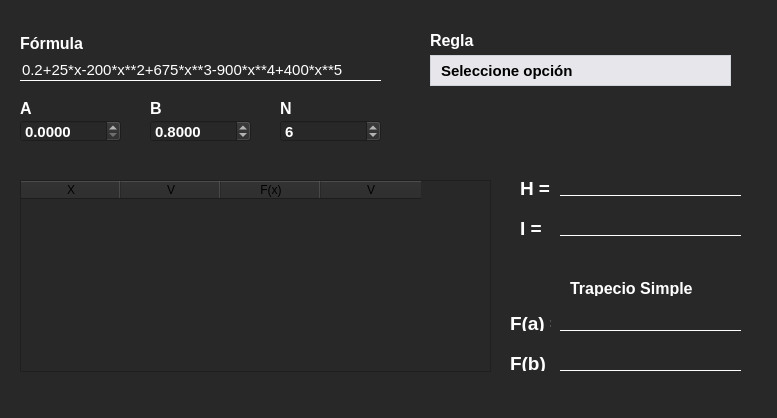
<?xml version="1.0" encoding="UTF-8"?>
<ui version="4.0">
 <class>MainWindow</class>
 <widget class="QMainWindow" name="MainWindow">
  <property name="geometry">
   <rect>
    <x>0</x>
    <y>0</y>
    <width>777</width>
    <height>418</height>
   </rect>
  </property>
  <property name="windowTitle">
   <string>Tarea</string>
  </property>
  <property name="styleSheet">
   <string notr="true">background-color: rgb(40, 40, 40);</string>
  </property>
  <widget class="QWidget" name="centralwidget">
   <widget class="QLabel" name="label_8">
    <property name="geometry">
     <rect>
      <x>150</x>
      <y>100</y>
      <width>81</width>
      <height>16</height>
     </rect>
    </property>
    <property name="font">
     <font>
      <family>Arial</family>
      <pointsize>12</pointsize>
      <weight>75</weight>
      <bold>true</bold>
     </font>
    </property>
    <property name="styleSheet">
     <string notr="true">color: rgb(255, 255, 255);</string>
    </property>
    <property name="text">
     <string>B</string>
    </property>
   </widget>
   <widget class="QComboBox" name="cbxTipoRegla">
    <property name="geometry">
     <rect>
      <x>430</x>
      <y>55</y>
      <width>301</width>
      <height>31</height>
     </rect>
    </property>
    <property name="font">
     <font>
      <family>Arial</family>
      <pointsize>11</pointsize>
      <weight>75</weight>
      <bold>true</bold>
     </font>
    </property>
    <property name="styleSheet">
     <string notr="true">QComboBox{
background-color: rgb(231, 230, 234); 
border: 1px solid #ced4da;
padding-left:10px;
}

QComboBox::drop-down
{
border:0;
}
QComboBox:on
{
border: 4px solid #c2dbfe;
}

QComboBox QListView{
font-size:12px;
border: 1px solid rgba(0,0,0,10%);
padding: 5px;
background-color: #fff;
outline:0px;
}

QComboBox QListView::item{
	padding-left: 10px;
	background-color: #fff;
}

QComboBox QListView::item:hover{
		background-color: #1e90ff;
}

QComboBox QListView::item:selected{
		background-color: #1e90ff;
}

</string>
    </property>
    <item>
     <property name="text">
      <string>Seleccione opción</string>
     </property>
    </item>
    <item>
     <property name="text">
      <string>Trapecio Simple</string>
     </property>
    </item>
    <item>
     <property name="text">
      <string>Trapecio Múltiple</string>
     </property>
    </item>
    <item>
     <property name="text">
      <string>Simpson 1/3</string>
     </property>
    </item>
    <item>
     <property name="text">
      <string>Simpson 1/3 múltiple</string>
     </property>
    </item>
    <item>
     <property name="text">
      <string>Simpson 3/8</string>
     </property>
    </item>
   </widget>
   <widget class="QLabel" name="label_9">
    <property name="geometry">
     <rect>
      <x>280</x>
      <y>100</y>
      <width>81</width>
      <height>16</height>
     </rect>
    </property>
    <property name="font">
     <font>
      <family>Arial</family>
      <pointsize>12</pointsize>
      <weight>75</weight>
      <bold>true</bold>
     </font>
    </property>
    <property name="styleSheet">
     <string notr="true">color: rgb(255, 255, 255);</string>
    </property>
    <property name="text">
     <string>N</string>
    </property>
   </widget>
   <widget class="QDoubleSpinBox" name="spinB">
    <property name="geometry">
     <rect>
      <x>150</x>
      <y>120</y>
      <width>101</width>
      <height>22</height>
     </rect>
    </property>
    <property name="font">
     <font>
      <pointsize>11</pointsize>
      <weight>75</weight>
      <bold>true</bold>
     </font>
    </property>
    <property name="styleSheet">
     <string notr="true">color: rgb(255, 255, 255);</string>
    </property>
    <property name="decimals">
     <number>4</number>
    </property>
    <property name="value">
     <double>0.800000000000000</double>
    </property>
   </widget>
   <widget class="QDoubleSpinBox" name="spinA">
    <property name="geometry">
     <rect>
      <x>20</x>
      <y>120</y>
      <width>101</width>
      <height>22</height>
     </rect>
    </property>
    <property name="font">
     <font>
      <pointsize>11</pointsize>
      <weight>75</weight>
      <bold>true</bold>
     </font>
    </property>
    <property name="styleSheet">
     <string notr="true">color: rgb(255, 255, 255);</string>
    </property>
    <property name="decimals">
     <number>4</number>
    </property>
   </widget>
   <widget class="QLabel" name="label_24">
    <property name="geometry">
     <rect>
      <x>430</x>
      <y>30</y>
      <width>81</width>
      <height>21</height>
     </rect>
    </property>
    <property name="font">
     <font>
      <family>Arial</family>
      <pointsize>12</pointsize>
      <weight>75</weight>
      <bold>true</bold>
     </font>
    </property>
    <property name="styleSheet">
     <string notr="true">color: rgb(255, 255, 255);</string>
    </property>
    <property name="text">
     <string>Regla</string>
    </property>
   </widget>
   <widget class="QLineEdit" name="txtH">
    <property name="enabled">
     <bool>false</bool>
    </property>
    <property name="geometry">
     <rect>
      <x>560</x>
      <y>175</y>
      <width>181</width>
      <height>21</height>
     </rect>
    </property>
    <property name="font">
     <font>
      <pointsize>11</pointsize>
     </font>
    </property>
    <property name="styleSheet">
     <string notr="true">QLineEdit{
background:transparent;
border:none;
border-bottom:1px solid white;
color: rgb(255, 255, 255);
}
</string>
    </property>
    <property name="text">
     <string/>
    </property>
    <property name="alignment">
     <set>Qt::AlignBottom|Qt::AlignLeading|Qt::AlignLeft</set>
    </property>
    <property name="placeholderText">
     <string/>
    </property>
   </widget>
   <widget class="QDoubleSpinBox" name="spinN">
    <property name="geometry">
     <rect>
      <x>280</x>
      <y>120</y>
      <width>101</width>
      <height>22</height>
     </rect>
    </property>
    <property name="font">
     <font>
      <pointsize>11</pointsize>
      <weight>75</weight>
      <bold>true</bold>
     </font>
    </property>
    <property name="styleSheet">
     <string notr="true">color: rgb(255, 255, 255);</string>
    </property>
    <property name="decimals">
     <number>0</number>
    </property>
    <property name="value">
     <double>6.000000000000000</double>
    </property>
   </widget>
   <widget class="QLabel" name="label_25">
    <property name="geometry">
     <rect>
      <x>520</x>
      <y>180</y>
      <width>31</width>
      <height>16</height>
     </rect>
    </property>
    <property name="font">
     <font>
      <family>Arial</family>
      <pointsize>14</pointsize>
      <weight>75</weight>
      <bold>true</bold>
     </font>
    </property>
    <property name="styleSheet">
     <string notr="true">color: rgb(255, 255, 255);</string>
    </property>
    <property name="text">
     <string>H =</string>
    </property>
   </widget>
   <widget class="QTableWidget" name="tblXFx">
    <property name="geometry">
     <rect>
      <x>20</x>
      <y>180</y>
      <width>471</width>
      <height>192</height>
     </rect>
    </property>
    <column>
     <property name="text">
      <string>X</string>
     </property>
    </column>
    <column>
     <property name="text">
      <string>V</string>
     </property>
    </column>
    <column>
     <property name="text">
      <string>F(x)</string>
     </property>
    </column>
    <column>
     <property name="text">
      <string>V</string>
     </property>
    </column>
   </widget>
   <widget class="QLabel" name="label_23">
    <property name="geometry">
     <rect>
      <x>20</x>
      <y>35</y>
      <width>81</width>
      <height>16</height>
     </rect>
    </property>
    <property name="font">
     <font>
      <family>Arial</family>
      <pointsize>12</pointsize>
      <weight>75</weight>
      <bold>true</bold>
     </font>
    </property>
    <property name="styleSheet">
     <string notr="true">color: rgb(255, 255, 255);</string>
    </property>
    <property name="text">
     <string>Fórmula</string>
    </property>
   </widget>
   <widget class="QLabel" name="label_7">
    <property name="geometry">
     <rect>
      <x>20</x>
      <y>100</y>
      <width>81</width>
      <height>16</height>
     </rect>
    </property>
    <property name="font">
     <font>
      <family>Arial</family>
      <pointsize>12</pointsize>
      <weight>75</weight>
      <bold>true</bold>
     </font>
    </property>
    <property name="styleSheet">
     <string notr="true">color: rgb(255, 255, 255);</string>
    </property>
    <property name="text">
     <string>A</string>
    </property>
   </widget>
   <widget class="QLineEdit" name="txtFormula">
    <property name="geometry">
     <rect>
      <x>20</x>
      <y>60</y>
      <width>361</width>
      <height>21</height>
     </rect>
    </property>
    <property name="font">
     <font>
      <pointsize>11</pointsize>
     </font>
    </property>
    <property name="styleSheet">
     <string notr="true">QLineEdit{
background:transparent;
border:none;
border-bottom:1px solid white;
color: rgb(255, 255, 255);
}
</string>
    </property>
    <property name="text">
     <string>0.2+25*x-200*x**2+675*x**3-900*x**4+400*x**5</string>
    </property>
    <property name="alignment">
     <set>Qt::AlignBottom|Qt::AlignLeading|Qt::AlignLeft</set>
    </property>
    <property name="placeholderText">
     <string>Ejemplo: 0.2+25x-200x</string>
    </property>
   </widget>
   <widget class="QLabel" name="label_26">
    <property name="geometry">
     <rect>
      <x>520</x>
      <y>220</y>
      <width>31</width>
      <height>16</height>
     </rect>
    </property>
    <property name="font">
     <font>
      <family>Arial</family>
      <pointsize>14</pointsize>
      <weight>75</weight>
      <bold>true</bold>
     </font>
    </property>
    <property name="styleSheet">
     <string notr="true">color: rgb(255, 255, 255);</string>
    </property>
    <property name="text">
     <string>I =</string>
    </property>
   </widget>
   <widget class="QLineEdit" name="txtI">
    <property name="enabled">
     <bool>false</bool>
    </property>
    <property name="geometry">
     <rect>
      <x>560</x>
      <y>215</y>
      <width>181</width>
      <height>21</height>
     </rect>
    </property>
    <property name="font">
     <font>
      <pointsize>11</pointsize>
     </font>
    </property>
    <property name="styleSheet">
     <string notr="true">QLineEdit{
background:transparent;
border:none;
border-bottom:1px solid white;
color: rgb(255, 255, 255);
}
</string>
    </property>
    <property name="text">
     <string/>
    </property>
    <property name="alignment">
     <set>Qt::AlignBottom|Qt::AlignLeading|Qt::AlignLeft</set>
    </property>
    <property name="placeholderText">
     <string/>
    </property>
   </widget>
   <widget class="QLabel" name="label_27">
    <property name="geometry">
     <rect>
      <x>510</x>
      <y>315</y>
      <width>41</width>
      <height>16</height>
     </rect>
    </property>
    <property name="font">
     <font>
      <family>Arial</family>
      <pointsize>14</pointsize>
      <weight>75</weight>
      <bold>true</bold>
     </font>
    </property>
    <property name="styleSheet">
     <string notr="true">color: rgb(255, 255, 255);</string>
    </property>
    <property name="text">
     <string>F(a) =</string>
    </property>
   </widget>
   <widget class="QLabel" name="label_28">
    <property name="geometry">
     <rect>
      <x>510</x>
      <y>355</y>
      <width>41</width>
      <height>16</height>
     </rect>
    </property>
    <property name="font">
     <font>
      <family>Arial</family>
      <pointsize>14</pointsize>
      <weight>75</weight>
      <bold>true</bold>
     </font>
    </property>
    <property name="styleSheet">
     <string notr="true">color: rgb(255, 255, 255);</string>
    </property>
    <property name="text">
     <string>F(b) =</string>
    </property>
   </widget>
   <widget class="QLineEdit" name="txtFa">
    <property name="enabled">
     <bool>false</bool>
    </property>
    <property name="geometry">
     <rect>
      <x>560</x>
      <y>310</y>
      <width>181</width>
      <height>21</height>
     </rect>
    </property>
    <property name="font">
     <font>
      <pointsize>11</pointsize>
     </font>
    </property>
    <property name="styleSheet">
     <string notr="true">QLineEdit{
background:transparent;
border:none;
border-bottom:1px solid white;
color: rgb(255, 255, 255);
}
</string>
    </property>
    <property name="text">
     <string/>
    </property>
    <property name="alignment">
     <set>Qt::AlignBottom|Qt::AlignLeading|Qt::AlignLeft</set>
    </property>
    <property name="placeholderText">
     <string/>
    </property>
   </widget>
   <widget class="QLineEdit" name="txtFb">
    <property name="enabled">
     <bool>false</bool>
    </property>
    <property name="geometry">
     <rect>
      <x>560</x>
      <y>350</y>
      <width>181</width>
      <height>21</height>
     </rect>
    </property>
    <property name="font">
     <font>
      <pointsize>11</pointsize>
     </font>
    </property>
    <property name="styleSheet">
     <string notr="true">QLineEdit{
background:transparent;
border:none;
border-bottom:1px solid white;
color: rgb(255, 255, 255);
}
</string>
    </property>
    <property name="text">
     <string/>
    </property>
    <property name="alignment">
     <set>Qt::AlignBottom|Qt::AlignLeading|Qt::AlignLeft</set>
    </property>
    <property name="placeholderText">
     <string/>
    </property>
   </widget>
   <widget class="QLabel" name="label_29">
    <property name="geometry">
     <rect>
      <x>570</x>
      <y>280</y>
      <width>141</width>
      <height>16</height>
     </rect>
    </property>
    <property name="font">
     <font>
      <family>Arial</family>
      <pointsize>12</pointsize>
      <weight>75</weight>
      <bold>true</bold>
     </font>
    </property>
    <property name="styleSheet">
     <string notr="true">color: rgb(255, 255, 255);</string>
    </property>
    <property name="text">
     <string>Trapecio Simple</string>
    </property>
   </widget>
  </widget>
 </widget>
 <resources/>
 <connections/>
</ui>
